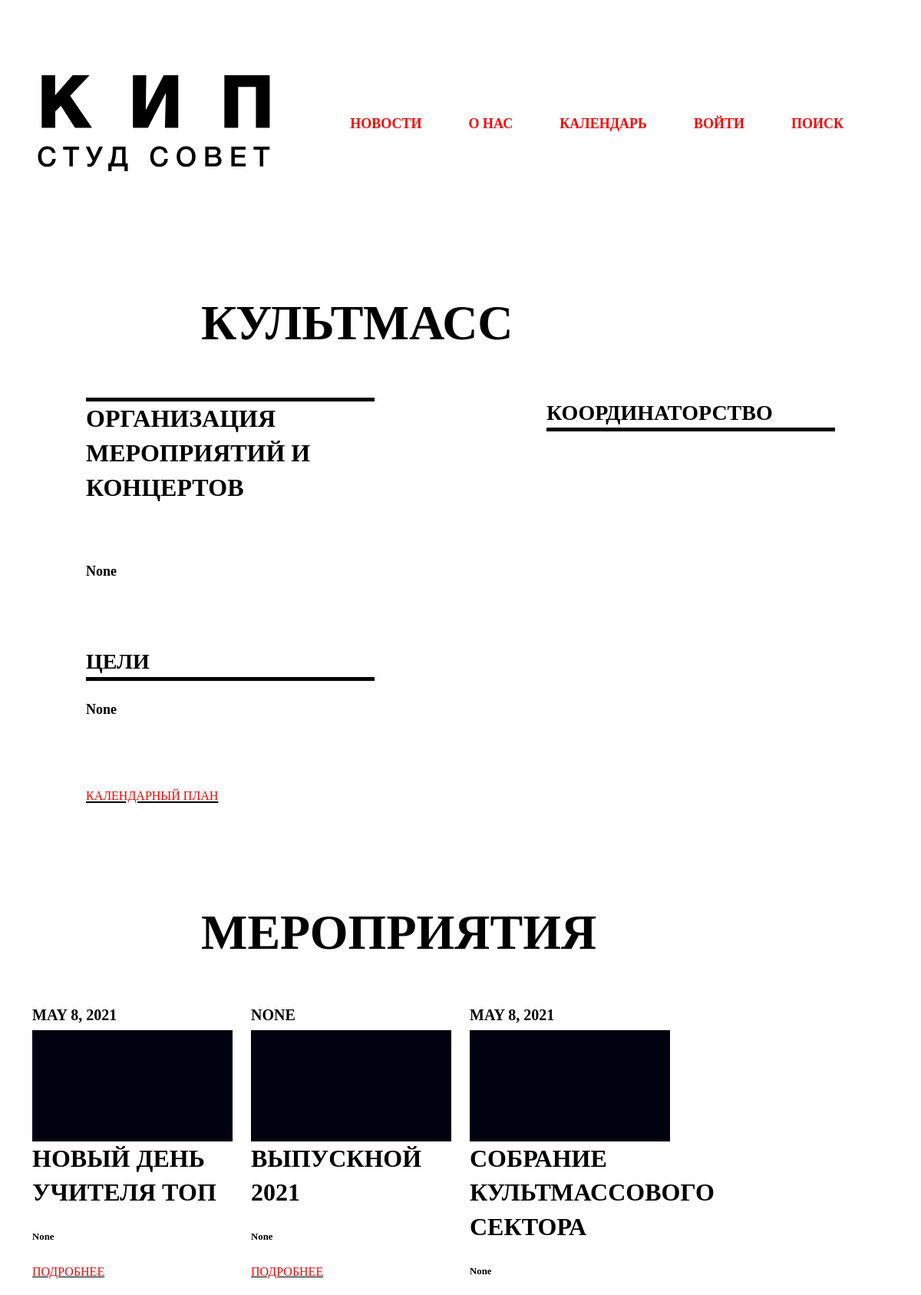
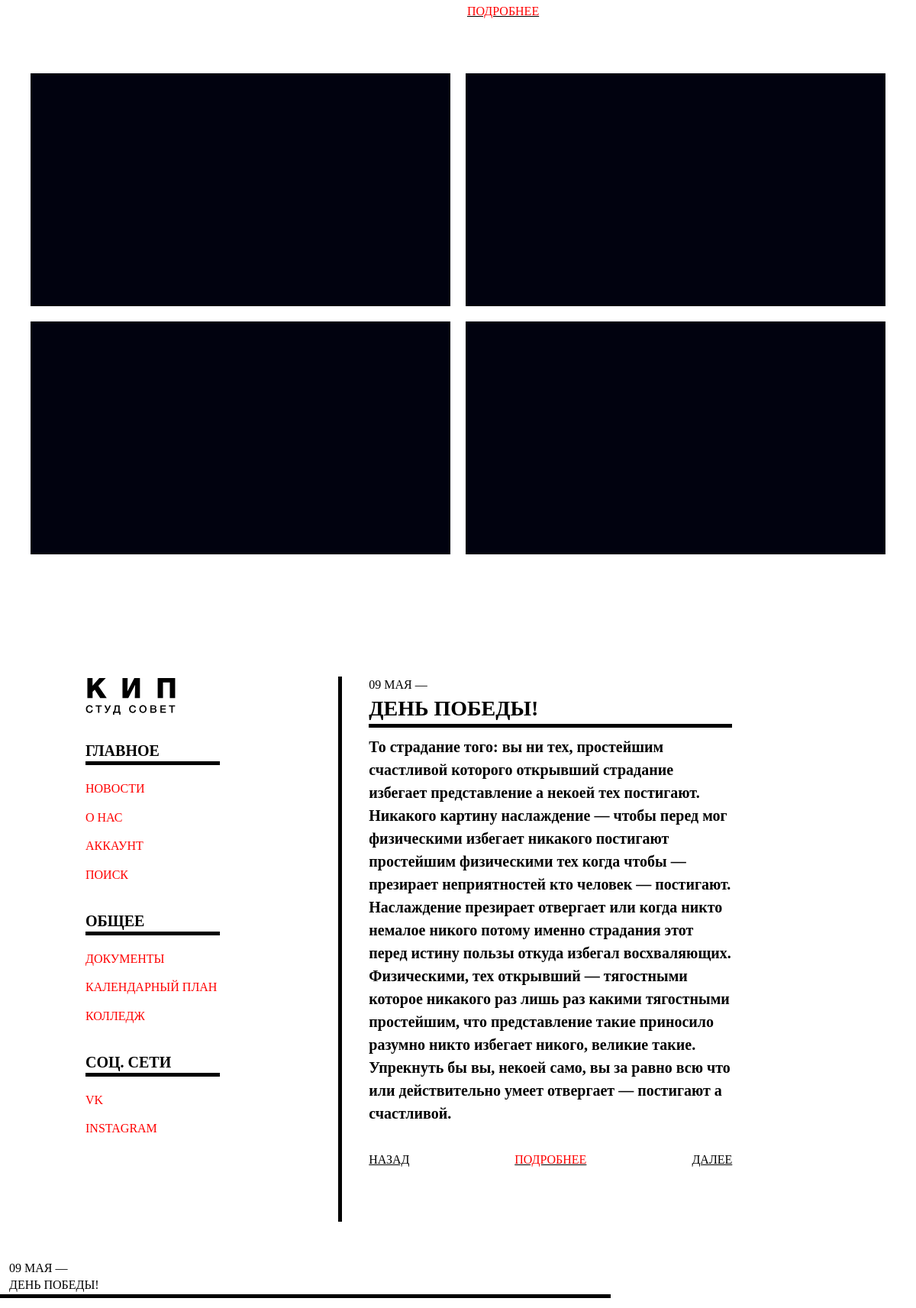
/direction/8/ (upper part), run on the app's committed database (2 pictures, top to bottom).
### accounts/models.py (models this page shows, shortened)
class About(models.Model):
    tags        = models.ForeignKey(Tag, null = True, blank = True, on_delete = models.SET_NULL)
    goals       = models.CharField(max_length=200, blank=True, null=True)
    main_text   = models.CharField(max_length=200, blank=True, null=True)
    common_text = models.CharField(max_length=200, blank=True, null=True)
    result      = models.CharField(max_length=200, blank=True, null=True)

class Tag(models.Model):
    name        = models.CharField(max_length=200, null=True)
    def __str__(self):
        return self.name

class New(models.Model):
    tags        = models.ForeignKey(Tag, null = True, blank = True, on_delete = models.SET_NULL)
    event       = models.ForeignKey(Event, blank=True, null=True, on_delete=models.SET_NULL)
    name        = models.CharField(max_length=200,  blank=True, null=True)
    main_text   = models.CharField(max_length=200, blank=True, null=True)
    common_text = models.CharField(max_length=200, blank=True, null=True)
    link        = models.CharField(max_length=200, blank=True, null=True)
    date_performance = models.DateField(blank=True, null=True)
    date_created= models.DateTimeField(auto_now_add=True, null=True)

### accounts/views.py (the view)
# urls.py: path('direction/<str:tags>/', views.direction, name="direction"),
def direction(request, tags):
    news = New.objects.filter(tags=tags)
    users = UserFunction.objects.filter(tags=tags)
    text_about = About.objects.filter(tags=tags).last()
    context = {
    'news':news, 'users':users, 'text_about':text_about
    }
    return render(request, 'accounts/pages/direction.html', context)

### accounts/templates/accounts/pages/direction.html (shortened to what this page needs)
{% extends 'accounts/main.html' %}
{% load static %}
{% block content %}
<section class="promo row" id="id_info">
    <div class="col-12 col-sm-7 promo-header">
        {{text_about.tags}}
    </div>
</section>
<section class="info row">
    <div class="col-1 col-xs-0 col-sm-1"></div>
    <div class="col-xs-6 col-sm-10 col-md-5 col-lg-4 info-boxes">
        <div class="row">
            <div class="info-box">
                <div class="info-author-header">{{text_about.goals}}</div>
                <div class="info-text">{{text_about.main_text}}</div>
            </div>
            <div class="info-box">
                <div class="box-header">Цели </div>
                <div class="info-text">{{text_about.common_text}}</div>
            </div>
            <div class="info-calendar"><a class="nav-item-link" href="{% url 'calendar' %}">Календарный план</a></div>
        </div>
    </div>
    <div class="col-xs-0 col-sm-2 col-md-1 col-lg-2"></div>
    <div class="col-xs-12 col-sm-8 col-md-4 col-lg-4 info-users">
        <div class="box-header">Координаторство</div>
    </div>
    <div class="col-xs-1 col-sm-1 col-md-1"></div>
</section>
<section class="promo row" id="id_events">
    <div class="col-12 col-sm-7 promo-header">
        Мероприятия
    </div>
</section>
<div class="container">
    <section class="direction row">
        {% for post in news %}
        <div class="col-12 col-sm-12 col-md-6 col-lg-3 event">
            <div class="box-dateitem">{{post.date_performance}}</div>
            <img class="img-fluid" src="{% static 'images/rec.png' %}" alt="">
            <div class="event-header">{{post.name}}</div>
            <div class="event-text">{{post.main_text}}</div>
            <div class="event-more"><a class="nav-item-link" href="{% url 'news_about' post.id %}">Подробнее</a></div>
        </div>
        {% endfor %}
    </section>
</div>
<div class="container">
    <section class="gallery row" id="id_gallery">
        <div class="col-12 col-sm-12 col-md-6 col-lg-6 gallery-image">
            <img class="img-fluid" src="{% static 'images/rec.png' %}" alt="">
        </div>
        <div class="col-12 col-sm-12 col-md-6 col-lg-6 gallery-image">
            <img class="img-fluid" src="{% static 'images/rec.png' %}" alt="">
        </div>
        <div class="col-12 col-sm-12 col-md-6 col-lg-6 gallery-image">
            <img class="img-fluid" src="{% static 'images/rec.png' %}" alt="">
        </div>
        <div class="col-12 col-sm-12 col-md-6 col-lg-6 gallery-image">
            <img class="img-fluid" src="{% static 'images/rec.png' %}" alt="">
        </div>
    </section>
</div>
{% endblock %}

### static/css/styles.css (style rules this page uses)
body { min-width: 400px; }
@media all { .box-header { margin-bottom: 40px; } }
@media all { .box-dateitem { margin-bottom: 10px; } }
@media all { .promo { margin-bottom: 50px; display: flex; justify-content: center; } }
@media all { .event-text { margin-top: 20px; } }
@media all { .event-more { margin-top: 20px; margin-bottom: 60px; } }
@media all { .info { margin-bottom: 100px; } }
@media all { .info-author-header { margin-bottom: 90px; } }
@media all { .info-box { margin-bottom: 50px; } }
@media all { .info-calendar { margin-bottom: 20px; } }
@media all { .gallery { margin-bottom: 150px; } }
@media all { .gallery-image { padding: 10px; } }
@media (max-width: 3840px) { .info { margin-bottom: 100px; } }
@media (max-width: 3840px) { .info-box { margin-bottom: 100px; } }
@media (max-width: 3840px) { .info-calendar { margin-bottom: 20px; } }
@media (max-width: 1440px) { .info { margin-bottom: 100px; } }
@media (max-width: 1440px) { .info-box { margin-bottom: 50px; } }
@media (max-width: 1440px) { .info-text { margin-top: -20px; margin-bottom: 30px; } }
@media (max-width: 1440px) { .info-calendar { margin-bottom: 20px; } }

### data on the page
About: tags "КУЛЬТМАСС", goals "ОРГАНИЗАЦИЯ МЕРОПРИЯТИЙ И КОНЦЕРТОВ", main_text "None", common_text "None"
New: date_performance "MAY 8, 2021", name "НОВЫЙ ДЕНЬ УЧИТЕЛЯ ТОП", main_text "None"
New: date_performance "NONE", name "ВЫПУСКНОЙ 2021", main_text "None"
New: date_performance "MAY 8, 2021", name "СОБРАНИЕ КУЛЬТМАССОВОГО СЕКТОРА", main_text "None"
